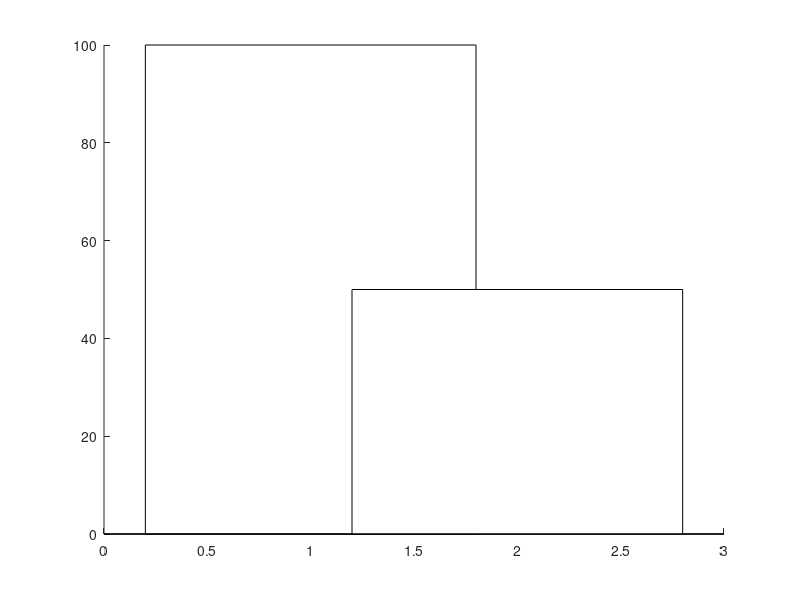

Source code (MATLAB): (Note: this script raises an error after producing the figure.)
% Requirements to get this working:
%     hatchfill2.m: https://github.com/hokiedsp/matlab-hatchfill2/blob/master/hatchfill2.m
%     legendflex.m: https://github.com/kakearney/legendflex-pkg/blob/master/legendflex/legendflex.m
%     getpos.m: https://github.com/kakearney/legendflex-pkg/blob/master/setgetpos_V1.2/getpos.m

hold on;
bar1 = bar(1, 100, 'FaceColor', 'white');
bar2 = bar(2, 50, 'FaceColor', 'white');

% Keep an array of the plots so that none of the hatchfill2 lines appear in the legend
bars = [bar1, bar2];

% Hatch the two bars with a texture
hatchfill2(bar1(1), 'cross', 'HatchAngle', 45, 'HatchDensity', 60, 'HatchColor', 'black');
hatchfill2(bar2(1), 'single', 'HatchAngle', 45, 'HatchDensity', 40, 'HatchColor', 'black');

% Draw the legend
legendData = {'Bar #1', 'Bar #2'};
[legend_h, object_h, plot_h, text_str] = legendflex(bars, legendData, 'Padding', [2, 2, 10], 'FontSize', 18, 'Location', 'NorthEast');
% object_h(1) is the first bar's text
% object_h(2) is the second bar's text
% object_h(3) is the first bar's patch
% object_h(4) is the second bar's patch
%
% Set the two patches within the legend
hatchfill2(object_h(3), 'cross', 'HatchAngle', 45, 'HatchDensity', 60/4, 'HatchColor', 'black');
hatchfill2(object_h(4), 'single', 'HatchAngle', 45, 'HatchDensity', 40/4, 'HatchColor', 'black');

% Some extra formatting to make it pretty :)
set(gca, 'FontSize', 18);
set(gca, 'XMinorTick','on', 'XMinorGrid','on', 'YMinorTick','on', 'YMinorGrid','on');
xlim([0, 3]);
ylim([0, 110]);